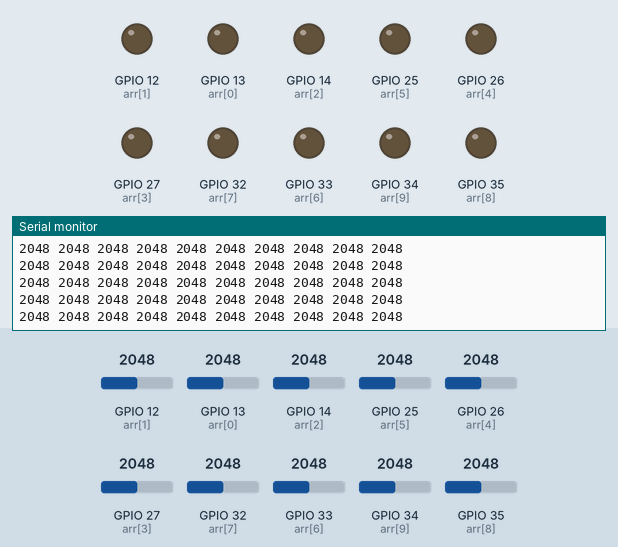
Simulated run of this sketch. Board: ESP32. On the bench: output pins drawn as LEDs (lit = HIGH), the last lines printed to the serial monitor. The test bench sets the inputs (shaded band); at power-on: GPIO 12 (arr[1]) = 2048, GPIO 13 (arr[0]) = 2048, GPIO 14 (arr[2]) = 2048, GPIO 25 (arr[5]) = 2048, GPIO 26 (arr[4]) = 2048, GPIO 27 (arr[3]) = 2048, GPIO 32 (arr[7]) = 2048, GPIO 33 (arr[6]) = 2048, GPIO 34 (arr[9]) = 2048, GPIO 35 (arr[8]) = 2048.

Above: at 1.2 s.
1.3 s: GPIO 12 (arr[1]) set to 1043
At 1.33 s:
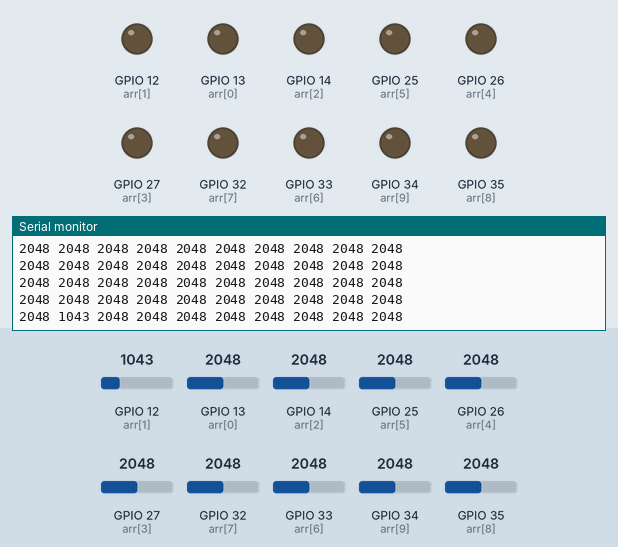
4.3 s: GPIO 12 (arr[1]) set to 967
At 4.3 s:
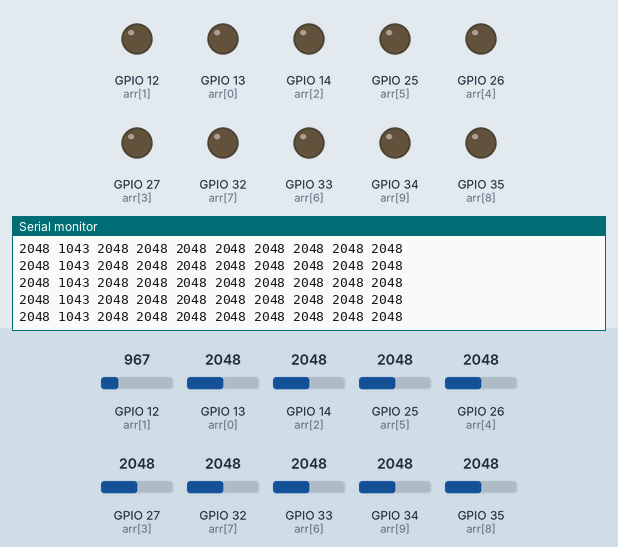
7.3 s: GPIO 13 (arr[0]) set to 1039
At 7.32 s:
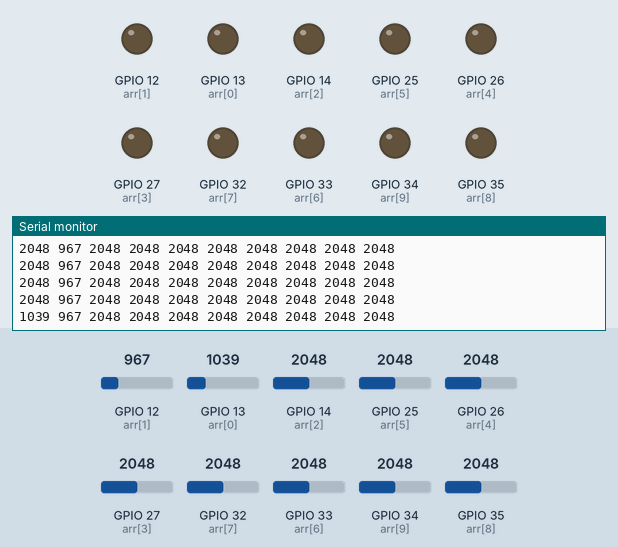
10.3 s: GPIO 13 (arr[0]) set to 936
At 10.34 s:
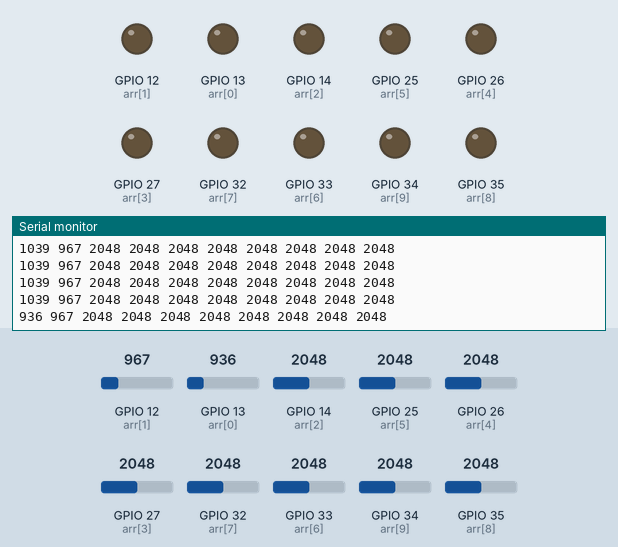
Timing chart, 0 to 13.3 s (numbered marks = the images above; inputs shaded):
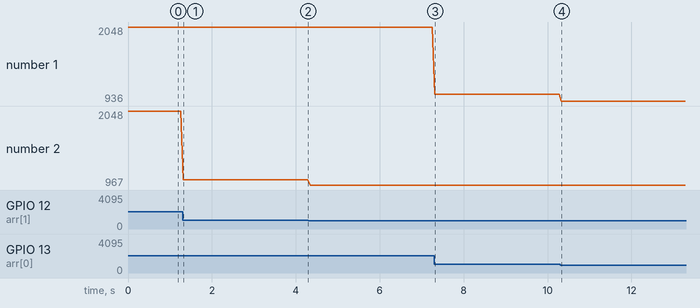

Measured:
- after the input at 1.3 s, the serial monitor: prints a new line at once (image 1)
- after the input at 7.3 s, the serial monitor: prints a new line at once (image 3)
- after the input at 10.3 s, the serial monitor: prints a new line at once (image 4)
- plotted number 1: 2048 → 1039 after the input at 7.3 s, 1039 → 936 after the input at 10.3 s
- plotted number 2: 2048 → 1043 after the input at 1.3 s, 1043 → 967 after the input at 4.3 s

The sketch:

LFR.ino
```cpp
int arr[11]={13,12,14,27,26,25,33,32,35,34};
void setup() {
  // put your setup code here, to run once:
for(int i=0;i<10;i++){
  pinMode(arr[i],OUTPUT);
}
Serial.begin(9600);
int max=0;int min=0;

}

void loop() {
  // put your main code here, to run repeatedly:

for(int i=0;i<10;i++){
  Serial.print(analogRead(arr[i]));
  Serial.print(" ");
}
Serial.print("\n");

}
```
